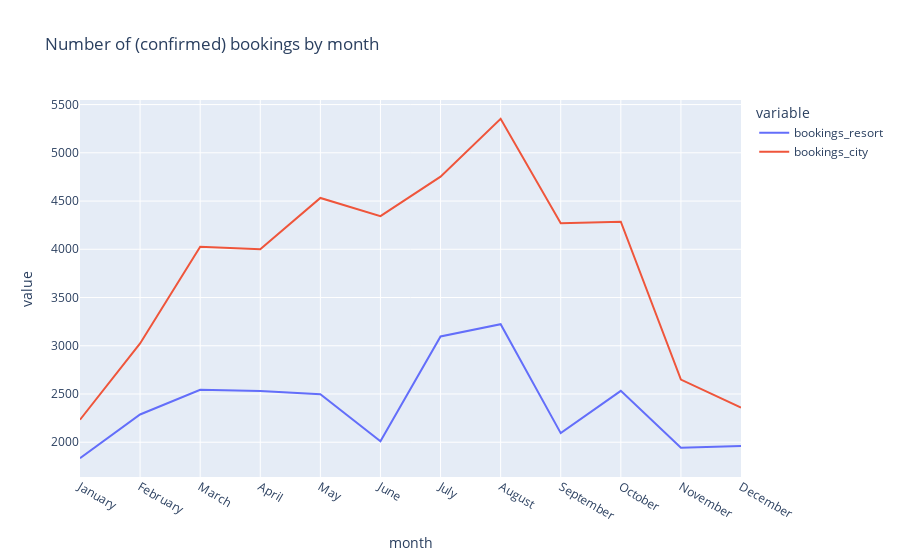

Notebook code cell kept with this figure:
### Code cell
# # Plot monthly booking data for both hotels
px.line(data_frame=monthly_bookings_combined,
       x='month',
       y=['bookings_resort', 'bookings_city'],
       title = 'Number of (confirmed) bookings by month')

### Figure 1 — Plotly figure (JSON) as saved in the notebook; plotly's stock layout.template omitted (floating-point values rounded to 4 significant figures)
{"data": [{"hovertemplate": "variable=bookings_resort<br>month=%{x}<br>value=%{y}<extra></extra>", "legendgroup": "bookings_resort", "line": {"color": "#636efa", "dash": "solid"}, "marker": {"symbol": "circle"}, "mode": "lines", "name": "bookings_resort", "orientation": "v", "showlegend": true, "type": "scatter", "x": ["January", "February", "March", "April", "May", "June", "July", "August", "September", "October", "November", "December"], "xaxis": "x", "y": [1835, 2288, 2543, 2530, 2497, 2011, 3096, 3223, 2094, 2533, 1943, 1962], "yaxis": "y"}, {"hovertemplate": "variable=bookings_city<br>month=%{x}<br>value=%{y}<extra></extra>", "legendgroup": "bookings_city", "line": {"color": "#EF553B", "dash": "solid"}, "marker": {"symbol": "circle"}, "mode": "lines", "name": "bookings_city", "orientation": "v", "showlegend": true, "type": "scatter", "x": ["January", "February", "March", "April", "May", "June", "July", "August", "September", "October", "November", "December"], "xaxis": "x", "y": [2233, 3024, 4027, 4000, 4532, 4344, 4753, 5352, 4269, 4286, 2649, 2360], "yaxis": "y"}], "layout": {"legend": {"title": {"text": "variable"}, "tracegroupgap": 0}, "title": {"text": "Number of (confirmed) bookings by month"}, "xaxis": {"anchor": "y", "domain": [0, 1], "title": {"text": "month"}}, "yaxis": {"anchor": "x", "domain": [0, 1], "title": {"text": "value"}}}}
